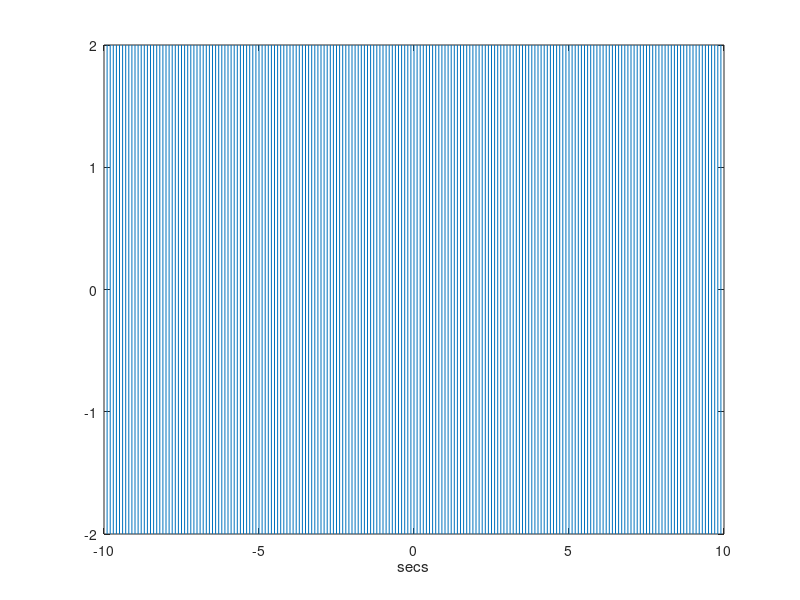
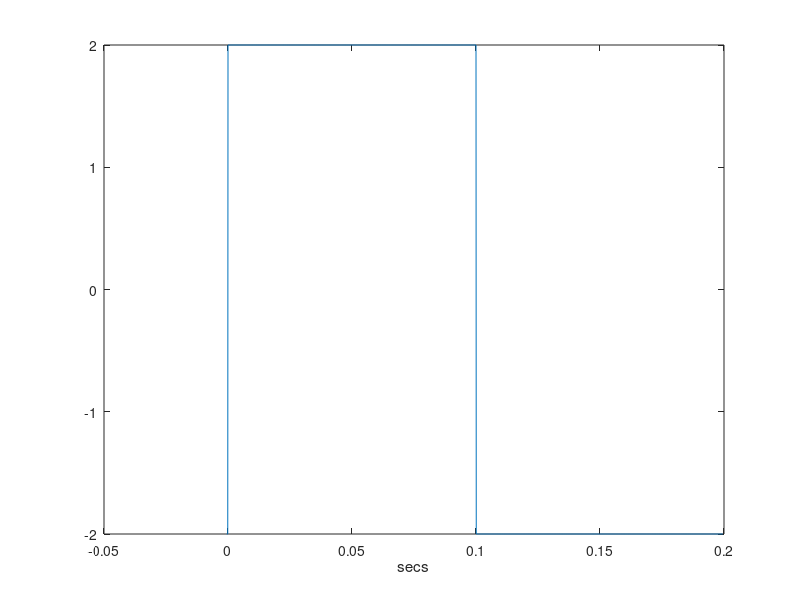
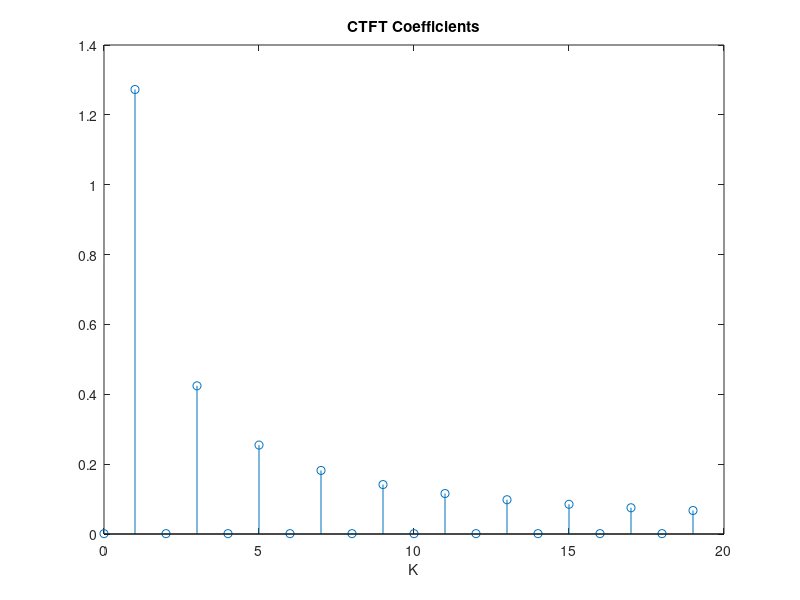

The MATLAB script that drew these images, in order:
clear all;
clc;
close all;
Ts = 0.0001; %sampling period - so small to approximate   cont time
t = [-10:Ts:9.999 ]; % Time Vector - again approx. continuous
Tp = 0.2; % Time Period of the signal
tau = 0.5; % Pulse Width - Duty Cycle
x = (2 * square(t*2*pi/Tp,tau*100)); % Generating Square wave
figure,
plot(t,x);
xlabel('secs');
% ylim([-1.2 1.2]);
pause; % Press any key
Fo = 1/Tp; % Fundamental Frequency
% Extracting a portion of the signal equal to its period.
I_period = find(round(t*1000)/1000 == 0) :find(round(t*1000)/1000 == Tp);
xport = x( I_period );
figure,
plot(t(I_period),xport);
xlabel('secs')
% ylim([-1.2 1.2])
pause % Press any key   
% Computing CTFS Coefficients
for k = 1:20
B = exp(-j*2*pi*(k-1)*Fo.*[-Tp/2:Ts:Tp/2]);
C(k) = sum(xport.*B)/(length(xport));
end
k = [0:k-1]; % Frequency Scale in Hz.
figure,
stem(k,abs(C));
title('CTFT Coefficients');
xlabel('K');